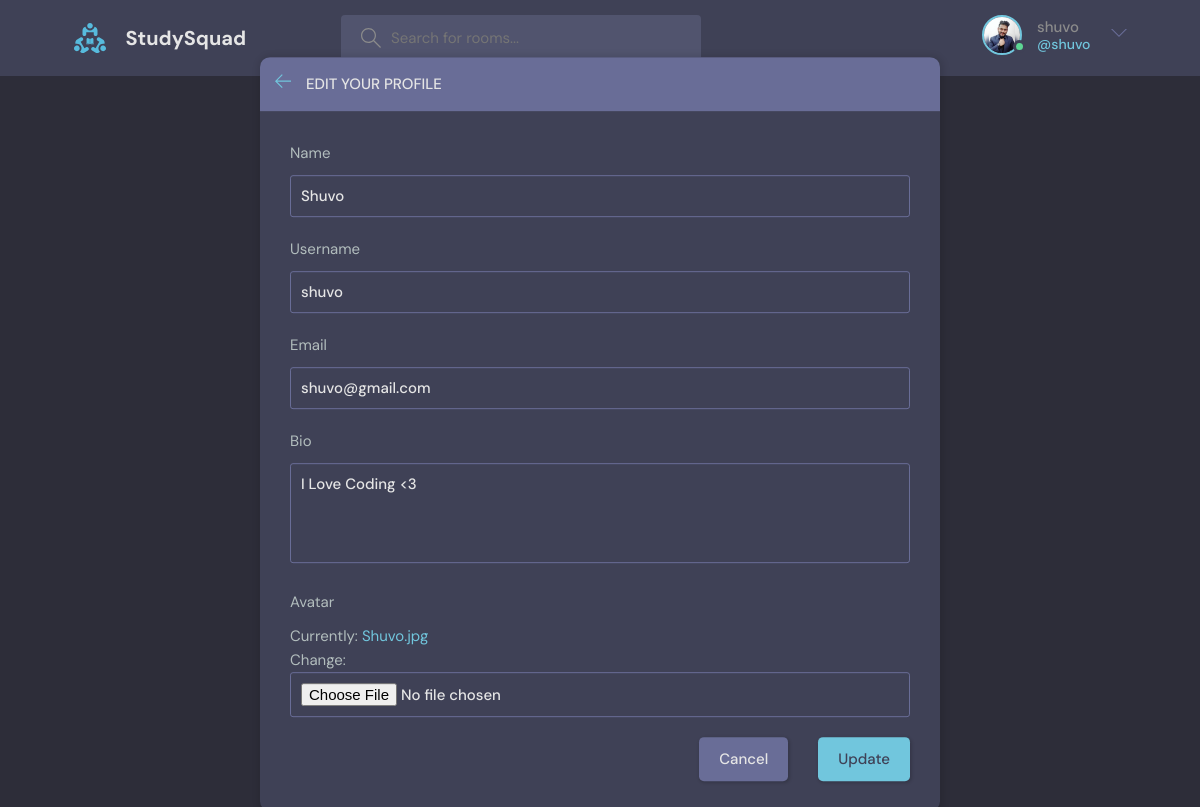
The page /update-user/ (signed in) on the database as committed earlier.
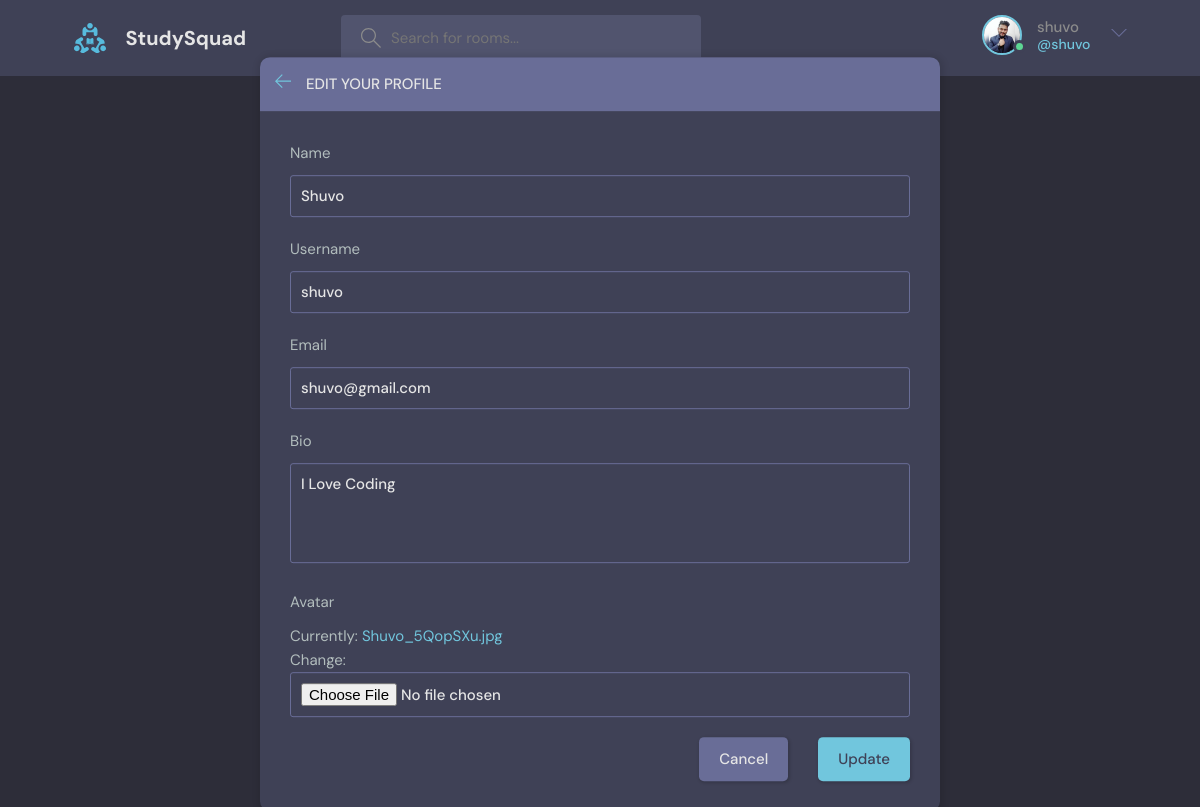
The same page on the database as committed later.
### base/models.py (models this page shows)
class User(AbstractUser):
    name = models.CharField(max_length=200, null=True)
    email = models.EmailField(unique=True, null=True)
    bio = models.TextField(null=True)
    avatar = models.ImageField(null=True, default="avatar.svg")
    USERNAME_FIELD = 'email'
    REQUIRED_FIELDS = []

### base/views.py (the view)
# urls.py: path('update-user/', views.updateUser, name="update-user"),
@login_required(login_url='login')
def updateUser(request):
    user = request.user
    form = UserForm(instance=user)
    if request.method == "POST":
        form = UserForm(request.POST, request.FILES,  instance=user)
        if form.is_valid():
            form.save()
            return redirect('user-profile', pk=user.id)
    return render(request, 'base/update-user.html', {'form':form})

### base/forms.py
class UserForm(ModelForm):
    class Meta:
        model = User
        fields = [ 'name', 'username', 'email', 'bio', 'avatar']

### base/templates/base/update-user.html (shortened to what this page needs)
{% extends 'main.html' %}
{% block content %}
    <main class="update-account layout">
        <div class="container">
            <div class="layout__box">
                <div class="layout__boxHeader">
                    <div class="layout__boxTitle">
                        <a href="{% url 'home' %}">
                            <svg version="1.1" xmlns="http://www.w3.org/2000/svg" width="32" height="32"
                                viewBox="0 0 32 32">
                                <title>arrow-left</title>
                                <path
                                    d="M13.723 2.286l-13.723 13.714 13.719 13.714 1.616-1.611-10.96-10.96h27.625v-2.286h-27.625l10.965-10.965-1.616-1.607z">
                                </path>
                            </svg>
                        </a>
                        <h3>Edit your profile</h3>
                    </div>
                </div>
                <div class="layout__body">
                    <form class="form" action="" method="post" enctype="multipart/form-data">
                        {% for field in form %}
                        <div class="form__group">
                            <label for="profile_pic">{{field.label}}</label>
                            {{field}}
                        </div>
                        {% endfor %}
                        <div class="form__action">
                            <a class="btn btn--dark" href="{% url 'home' %}">Cancel</a>
                            <button class="btn btn--main" type="submit">Update</button>
                        </div>
                    </form>
                </div>
            </div>
        </div>
    </main>
{% endblock content %}

### templates/navbar.html (shortened to what this page needs)
{% load static %}
<header class="header header--loggedIn">
    <div class="container">
      <a href="{% url 'home' %}" class="header__logo">
        <img src="{% static 'images/logo.svg' %}" />
        <h1>StudySquad</h1>
      </a>
      <form class="header__search" method="GET" action="{% url 'home' %}">
        <label>
          <input name="q" placeholder="Search for rooms..." />
        </label>
      </form>
      <nav class="header__menu">
        {% if request.user.is_authenticated %}
        <div class="header__user">
          <a href="{% url 'user-profile' user.id %}">
            <div class="avatar avatar--medium active">
              <img src="{{request.user.avatar.url}}" />
            </div>
            <p>{{request.user.username}} <span>@{{request.user.username}}</span></p>
          </a>
          <button class="dropdown-button">
            <svg version="1.1" xmlns="http://www.w3.org/2000/svg" width="32" height="32" viewBox="0 0 32 32">
              <title>chevron-down</title>
              <path d="M16 21l-13-13h-3l16 16 16-16h-3l-13 13z"></path>
            </svg>
          </button>
        </div>
        {% else %}
        <a href="{% url 'login' %}">
          <img src="{% static 'images/avatar.svg' %}" />
          <p>Login</p>
        </a>
        {% endif %}
      </nav>
    </div>
  </header>

Rows that differ between the two databases and show on the page:
changed User "shuvo": bio "I Love Coding <3" → "I Love Coding"
Other text that changed with them:
text no longer shown: "Currently: Shuvo.jpg Change:"
text now shown: "Currently: Shuvo_5QopSXu.jpg Change:"
